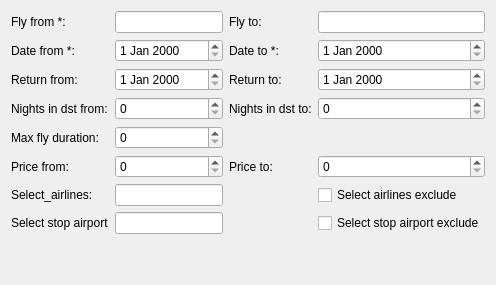
     <widget class="QWidget" name="tab">
      <attribute name="title">
       <string>Fly data</string>
      </attribute>
      <layout class="QVBoxLayout" name="verticalLayout_2">
       <item>
        <layout class="QGridLayout" name="gridLayout">
         <item row="1" column="1">
          <widget class="QDateEdit" name="date_from"/>
         </item>
         <item row="5" column="3">
          <widget class="QSpinBox" name="price_to"/>
         </item>
         <item row="2" column="1">
          <widget class="QDateEdit" name="return_from"/>
         </item>
         <item row="3" column="0">
          <widget class="QLabel" name="label_7">
           <property name="text">
            <string>Nights in dst from:</string>
           </property>
           <property name="buddy">
            <cstring>nights_in_dst_from</cstring>
           </property>
          </widget>
         </item>
         <item row="2" column="2">
          <widget class="QLabel" name="label_5">
           <property name="text">
            <string>Return to:</string>
           </property>
           <property name="buddy">
            <cstring>return_to</cstring>
           </property>
          </widget>
         </item>
         <item row="3" column="2">
          <widget class="QLabel" name="label_8">
           <property name="text">
            <string>Nights in dst to:</string>
           </property>
           <property name="buddy">
            <cstring>nights_in_dst_to</cstring>
           </property>
          </widget>
         </item>
         <item row="3" column="1">
          <widget class="QSpinBox" name="nights_in_dst_from"/>
         </item>
         <item row="4" column="1">
          <widget class="QSpinBox" name="max_fly_duration"/>
         </item>
         <item row="1" column="3">
          <widget class="QDateEdit" name="date_to"/>
         </item>
         <item row="6" column="3">
          <widget class="QCheckBox" name="select_airlines_exclude">
           <property name="text">
            <string>Select airlines exclude</string>
           </property>
          </widget>
         </item>
         <item row="4" column="0">
          <widget class="QLabel" name="label_9">
           <property name="text">
            <string>Max fly duration:</string>
           </property>
           <property name="buddy">
            <cstring>max_fly_duration</cstring>
           </property>
          </widget>
         </item>
         <item row="2" column="0">
          <widget class="QLabel" name="label_6">
           <property name="text">
            <string>Return from:</string>
           </property>
           <property name="buddy">
            <cstring>return_from</cstring>
           </property>
          </widget>
         </item>
         <item row="0" column="0">
          <widget class="QLabel" name="label">
           <property name="toolTip">
            <string comment="Kiwi ID of the departure location. Usually it's the airport's IATA. It accepts multiple values separated by a comma. You can get the valid IDs using the Locations API. these IDs might be airport codes, city IDs, two letter country codes, metropolitan codes and radiuses as well as a subdivision, region, autonomous_territory, continent and specials (Points of interest, such as Times Square).  For example: 'LON' - checks every airport in London, 'LHR' - checks flights from London Heathrow, 'UK' - flights from the United Kingdom.  Some locations have the same code for airport and metropolis (city), e.g. DUS stands for metro code Duesseldorf, Moenchengladbach and Weeze as well as Duesseldorf airport. See the following examples:  'fly_from=city:DUS' will match all airports in &quot;DUS&quot;, &quot;MGL&quot; and &quot;NRN&quot; (all in the city of Duesseldorf) 'fly_from=airport:DUS' will only match airport &quot;DUS&quot; You can also search using a radius. It needs to be in form lat-lon-xkm. The number of decimal places for radius is limited to 6.  E.g.-23.24--47.86-500km for places around Sao Paulo." extracomment="xxx"/>
           </property>
           <property name="text">
            <string>Fly from *:</string>
           </property>
           <property name="buddy">
            <cstring>fly_from</cstring>
           </property>
          </widget>
         </item>
         <item row="7" column="1">
          <widget class="QLineEdit" name="select_stop_airport"/>
         </item>
         <item row="1" column="2">
          <widget class="QLabel" name="label_4">
           <property name="text">
            <string>Date to *:</string>
           </property>
           <property name="buddy">
            <cstring>date_to</cstring>
           </property>
          </widget>
         </item>
         <item row="5" column="0">
          <widget class="QLabel" name="label_10">
           <property name="text">
            <string>Price from:</string>
           </property>
           <property name="buddy">
            <cstring>price_from</cstring>
           </property>
          </widget>
         </item>
         <item row="3" column="3">
          <widget class="QSpinBox" name="nights_in_dst_to"/>
         </item>
         <item row="2" column="3">
          <widget class="QDateEdit" name="return_to"/>
         </item>
         <item row="1" column="0">
          <widget class="QLabel" name="label_3">
           <property name="text">
            <string>Date from *:</string>
           </property>
           <property name="buddy">
            <cstring>date_from</cstring>
           </property>
          </widget>
         </item>
         <item row="0" column="2">
          <widget class="QLabel" name="label_2">
           <property name="text">
            <string>Fly to:</string>
           </property>
           <property name="buddy">
            <cstring>fly_to</cstring>
           </property>
          </widget>
         </item>
         <item row="5" column="1">
          <widget class="QSpinBox" name="price_from"/>
         </item>
         <item row="0" column="3">
          <widget class="QLineEdit" name="fly_to"/>
         </item>
         <item row="7" column="3">
          <widget class="QCheckBox" name="select_stop_airport_exclude">
           <property name="text">
            <string>Select stop airport exclude</string>
           </property>
          </widget>
         </item>
         <item row="5" column="2">
          <widget class="QLabel" name="label_11">
           <property name="text">
            <string>Price to:</string>
           </property>
           <property name="buddy">
            <cstring>price_to</cstring>
           </property>
          </widget>
         </item>
         <item row="6" column="1">
          <widget class="QLineEdit" name="select_airlines"/>
         </item>
         <item row="6" column="0">
          <widget class="QLabel" name="label_12">
           <property name="text">
            <string>Select_airlines:</string>
           </property>
           <property name="buddy">
            <cstring>select_airlines</cstring>
           </property>
          </widget>
         </item>
         <item row="0" column="1">
          <widget class="QLineEdit" name="fly_from"/>
         </item>
         <item row="7" column="0">
          <widget class="QLabel" name="label_13">
           <property name="text">
            <string>Select stop airport</string>
           </property>
           <property name="buddy">
            <cstring>select_stop_airport</cstring>
           </property>
          </widget>
         </item>
        </layout>
       </item>
       <item>
        <spacer name="verticalSpacer_2">
         <property name="orientation">
          <enum>Qt::Vertical</enum>
         </property>
         <property name="sizeHint" stdset="0">
          <size>
           <width>20</width>
           <height>40</height>
          </size>
         </property>
        </spacer>
       </item>
      </layout>
     </widget>
